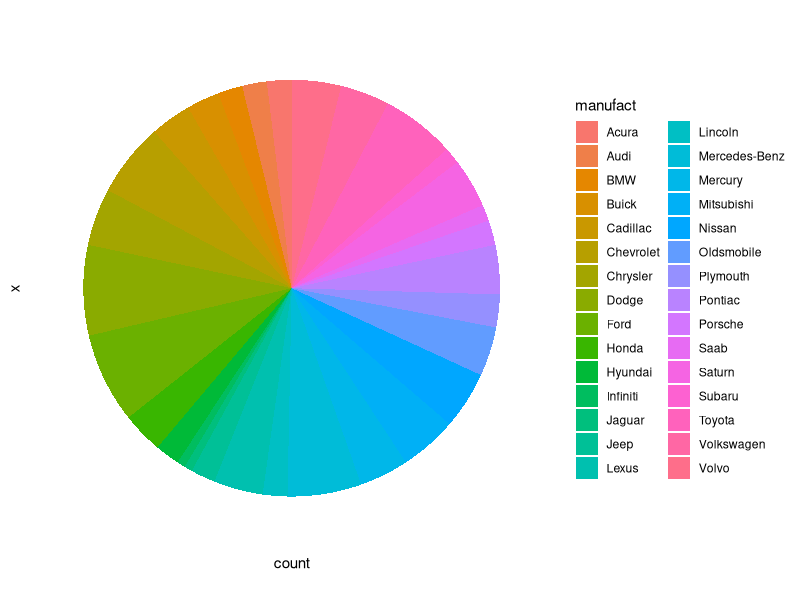
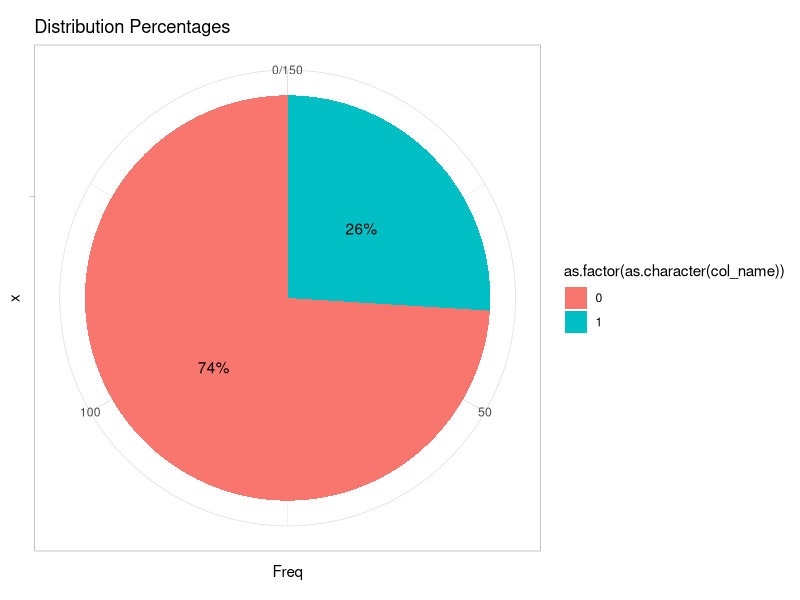
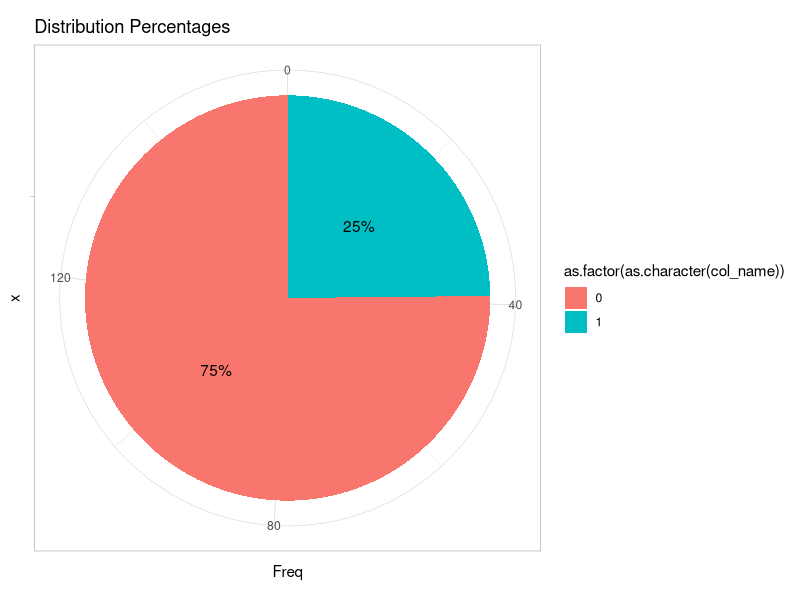
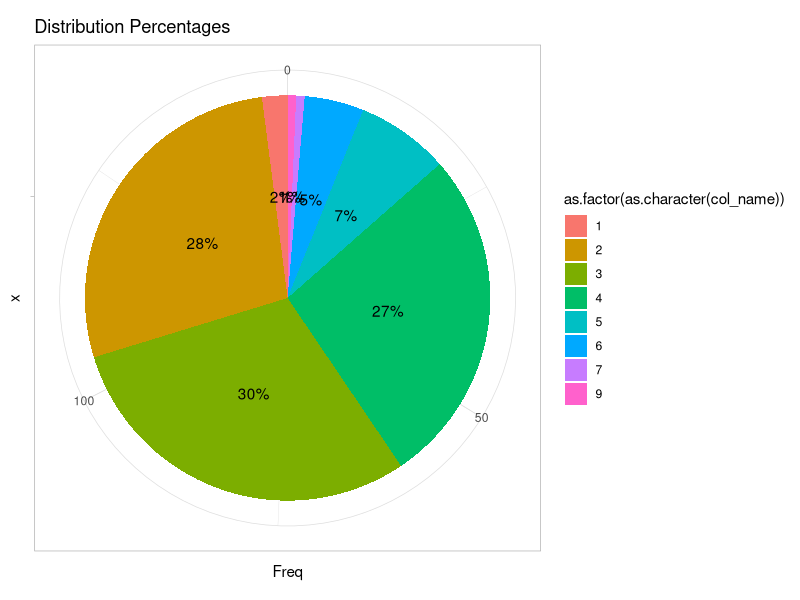
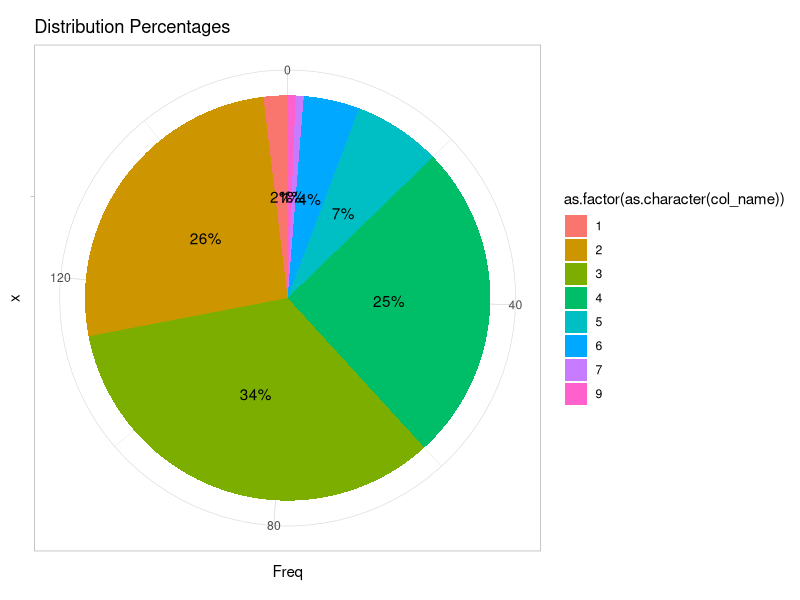
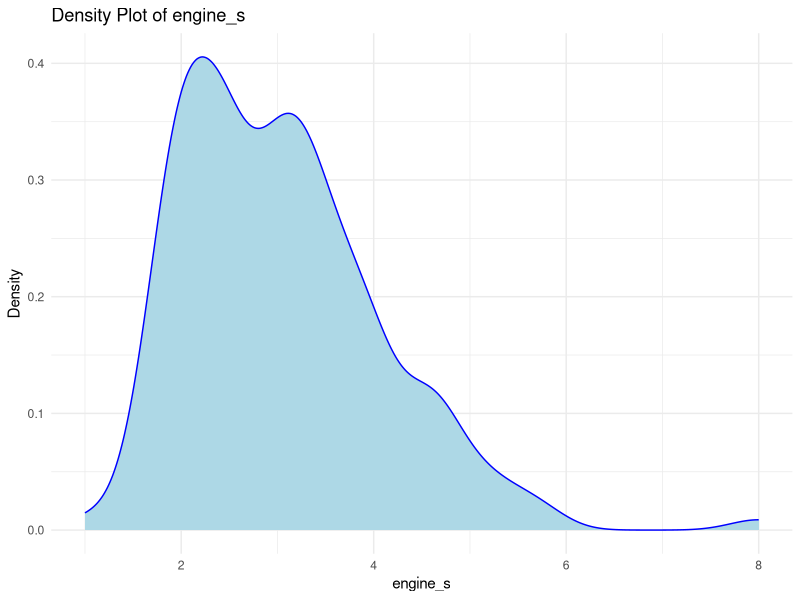
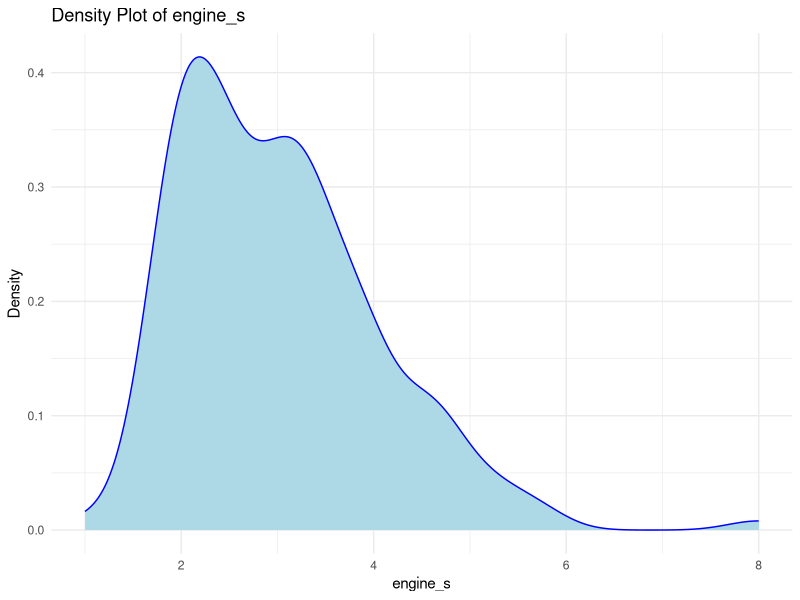
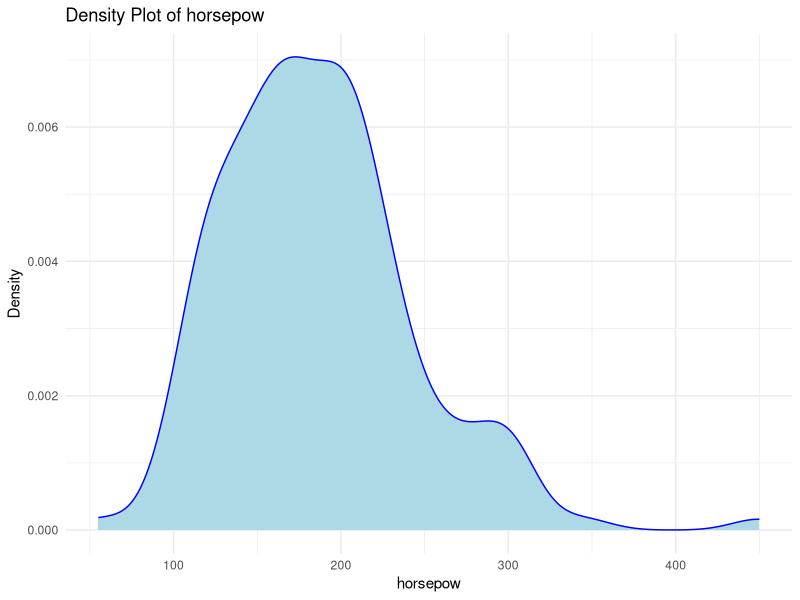

These figures' R source, in order: (Note: this script raises an error after producing the figures.)
## ---- chunk 1
library(readxl)
Sales_Data <- read_excel("Sales_Data.xlsx")
View(Sales_Data)
head(Sales_Data)
## ---- chunk 2
colnames(Sales_Data)
## ---- chunk 3
numeric_cols = c("sales","resale","type","price", "engine_s", "horsepow",  "wheelbas",  "width", "length", "curb_wgt", "fuel_cap","mpg",  "Grp_Horse")
Sales_Data[, numeric_cols] = lapply(Sales_Data[,numeric_cols], as.numeric)  
str(Sales_Data)
## ---- chunk 4
summary(Sales_Data)
## ---- chunk 5
num_col = Sales_Data[,numeric_cols]
str_col = Sales_Data[,1:2]

missing_data = data.frame(columns = colnames(str_col),
                          missing_val = colSums(str_col == "NULL"),
                          perc_missing = colMeans(str_col == "NULL"))
num_miss = data.frame(columns = colnames(num_col),
                          missing_val = colSums(is.na(num_col)),
                          perc_missing = colMeans(is.na(num_col)))

missing_data = rbind(missing_data, num_miss)
View(missing_data)
missing_data

## ---- chunk 6
# check for na 
any(is.na(Sales_Data))
## ---- chunk 7
# check for null
any(is.null(Sales_Data))
## ---- chunk 8
ncol(Sales_Data)
## ---- chunk 9
nrow(Sales_Data)
## ---- chunk 10
ncol(Sales_Data) * ncol(Sales_Data)
## ---- chunk 11
library(zoo)
Sales_Data$manufact[Sales_Data$manufact == "NULL!"] = NA
Sales_Data$manufact = na.locf(Sales_Data$manufact)

# confirm if any na are in the manufact column 
any(is.na(Sales_Data$manufact))
## ---- chunk 12
unique(Sales_Data$manufact)
## ---- chunk 13
cars = data.frame(manufact = Sales_Data$manufact,
                  model = Sales_Data$model,
                  count = rep(1, 157))
library(dplyr)
cars = cars %>% group_by(manufact) %>%summarise(count = sum(count))
## ---- chunk 14
cars
## ---- chunk 15
library(ggplot2)

ggplot(cars, aes(x= "", y = count, fill = manufact))+
  geom_bar(stat = "identity", width = 1)+
  coord_polar("y", start = 0)+
  theme_classic() +
  theme(axis.line = element_blank(),
          axis.text = element_blank(),
          axis.ticks = element_blank())
## ---- chunk 16
colnames(Sales_Data[,numeric_cols])
## ---- chunk 17
# distribution plot function
plot_distrib = function(col_name){
  # convert the data into columns
  col_vals = data.frame(table(col_name))
  col_vals$percent = col_vals$Freq / sum(col_vals$Freq) * 100
  # plot the distibution
  plot = ggplot(col_vals, aes(x = "", y = Freq, fill = as.factor(as.character(col_name)))) +
    geom_bar(stat = "identity") +
    coord_polar("y") +
    geom_text(aes(label = paste0(round(percent), "%")), position = position_stack(vjust = 0.5)) +
    ggtitle("Distribution Percentages") +
    theme_light()
  return(plot)
}
## ---- chunk 18
# imputation func
calc_mod = function(x){
  uniq_x = unique(x)
  uniq_x[which.max(tabulate(match(x, uniq_x)))]
}
## ---- chunk 19
plot_distrib(Sales_Data$type)
Sales_Data$type = ifelse(is.na(Sales_Data$type), calc_mod(Sales_Data$type), Sales_Data$type)

# Check if any na is left in the column
if(any(is.na(Sales_Data$type))){
  print("There are still na values in: type")
}else{
  print("No na values in: type")
}

# replot the distribution to see if it is consistent
plot_distrib(Sales_Data$type)
## ---- chunk 20
plot_distrib(Sales_Data$Grp_Horse)
Sales_Data$Grp_Horse = ifelse(is.na(Sales_Data$Grp_Horse), calc_mod(Sales_Data$Grp_Horse), Sales_Data$Grp_Horse)

# Check if any na is left in the column
if(any(is.na(Sales_Data$Grp_Horse))){
  print("There are still na values in: Grp_Horse")
}else{
  print("No na values in: Grp_Horse")
}

# replot the distribution to see if it is consistent
plot_distrib(Sales_Data$Grp_Horse)
## ---- chunk 21
plot_density = function(data_set,num_col){
  ggplot(data_set, aes(x = data_set[[num_col]]))+
    geom_density(fill = "lightblue", color = "blue")+
    ggtitle(paste("Density Plot of", num_col))+
    xlab(num_col)+
    ylab("Density")+
    theme_minimal()
}
## ---- chunk 22
plot_density(Sales_Data,"engine_s")
Sales_Data$engine_s = ifelse(is.na(Sales_Data$engine_s), calc_mod(Sales_Data$engine_s), Sales_Data$engine_s)

# Check if any na is left in the column
if(any(is.na(Sales_Data$engine_s))){
  print("There are still na values in: engine_s")
}else{
  print("No na values in: engine_s")
}

# replot the distribution to see if it is consistent
plot_density(Sales_Data,"engine_s")
## ---- chunk 23

plot_density(Sales_Data,"horsepow")
Sales_Data$horsepow = ifelse(is.na(Sales_Data$horsepow), calc_mod(Sales_Data$horsepow), Sales_Data$horsepow)

# Check if any na is left in the column
if(any(is.na(Sales_Data$horsepow))){
  print("There are still na values in: horsepow")
}else{
  print("No na values in: horsepow")
}

# replot the distribution to see if it is consistent
plot_density(Sales_Data,"horsepow")
## ---- chunk 24
plot_density(Sales_Data,"mpg")
Sales_Data$mpg = ifelse(is.na(Sales_Data$mpg), calc_mod(Sales_Data$mpg), Sales_Data$mpg)

# Check if any na is left in the column
if(any(is.na(Sales_Data$mpg))){
  print("There are still na values in: mpg")
}else{
  print("No na values in: mpg")
}

# replot the distribution to see if it is consistent
plot_density(Sales_Data,"mpg")
## ---- chunk 25
set.seed(123)
rand_val = function(data, column_name, low, up){
  data[[column_name]] = ifelse(is.na(data[[column_name]]), runif(sum(is.na(data[[column_name]])), min = low, max = up), data[[column_name]])
  return(data)
}
## ---- chunk 26
plot_density(Sales_Data, "sales")
Sales_Data=rand_val(Sales_Data, "sales",, 
             min(Sales_Data$sales, na.rm = TRUE),
             max(Sales_Data$sales, na.rm = TRUE))

if(any(is.na(Sales_Data$sales))){
  print(paste("there are na values", "sales"))
}else{
  print(paste("no na values", "sales"))
}
plot_density(Sales_Data, "sales")
## ---- chunk 27
plot_density(Sales_Data, "resale")
Sales_Data=rand_val(Sales_Data, "resale", 
             min(Sales_Data$resale, na.rm = TRUE),
             max(Sales_Data$resale, na.rm = TRUE))

if(any(is.na(Sales_Data$resale))){
  print(paste("there are na values", "resale"))
}else{
  print(paste("no na values", "resale"))
}
plot_density(Sales_Data, "resale",
             min(Sales_Data$resale),
             max(Sales_Data$resale))
## ---- chunk 28
low = min(Sales_Data$price, na.rm = TRUE)
up = max(Sales_Data$price, na.rm = TRUE)
plot_density(Sales_Data, "price")
Sales_Data=rand_val(Sales_Data, "price",low,up)

if(any(is.na(Sales_Data$price))){
  print(paste("there are na values", "price"))
}else{
  print(paste("no na values", "price"))
}
plot_density(Sales_Data, "price")
## ---- chunk 29
low = min(Sales_Data$wheelbas, na.rm = TRUE)
up = max(Sales_Data$wheelbas, na.rm = TRUE)
plot_density(Sales_Data, "wheelbas")
Sales_Data=rand_val(Sales_Data, "wheelbas",low,up)

if(any(is.na(Sales_Data$wheelbas))){
  print(paste("there are na values", "wheelbas"))
}else{
  print(paste("no na values", "wheelbas"))
}
plot_density(Sales_Data, "wheelbas")
## ---- chunk 30
low = min(Sales_Data$width, na.rm = TRUE)
up = max(Sales_Data$width, na.rm = TRUE)
plot_density(Sales_Data, "width")
Sales_Data=rand_val(Sales_Data, "width",low,up)

if(any(is.na(Sales_Data$width))){
  print(paste("there are na values", "width"))
}else{
  print(paste("no na values", "width"))
}
plot_density(Sales_Data, "width")
## ---- chunk 31
low = min(Sales_Data$length, na.rm = TRUE)
up = max(Sales_Data$length, na.rm = TRUE)
plot_density(Sales_Data, "length")
Sales_Data=rand_val(Sales_Data, "length",low,up)

if(any(is.na(Sales_Data$length))){
  print(paste("there are na values", "length"))
}else{
  print(paste("no na values", "length"))
}
plot_density(Sales_Data, "length")
## ---- chunk 32
low = min(Sales_Data$curb_wgt, na.rm = TRUE)
up = max(Sales_Data$curb_wgt, na.rm = TRUE)
plot_density(Sales_Data, "curb_wgt")
Sales_Data=rand_val(Sales_Data, "curb_wgt",low,up)

if(any(is.na(Sales_Data$curb_wgt))){
  print(paste("there are na values", "curb_wgt"))
}else{
  print(paste("no na values", "curb_wgt"))
}
plot_density(Sales_Data, "curb_wgt")
## ---- chunk 33
low = min(Sales_Data$fuel_cap, na.rm = TRUE)
up = max(Sales_Data$fuel_cap, na.rm = TRUE)
plot_density(Sales_Data, "fuel_cap")
Sales_Data=rand_val(Sales_Data, "fuel_cap",low,up)

if(any(is.na(Sales_Data$fuel_cap))){
  print(paste("there are na values", "fuel_cap"))
}else{
  print(paste("no na values", "fuel_cap"))
}
plot_density(Sales_Data, "fuel_cap")
